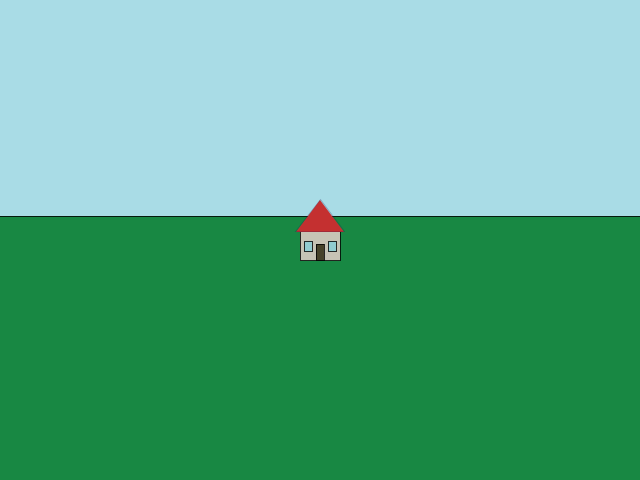
Frame 1 (no input)
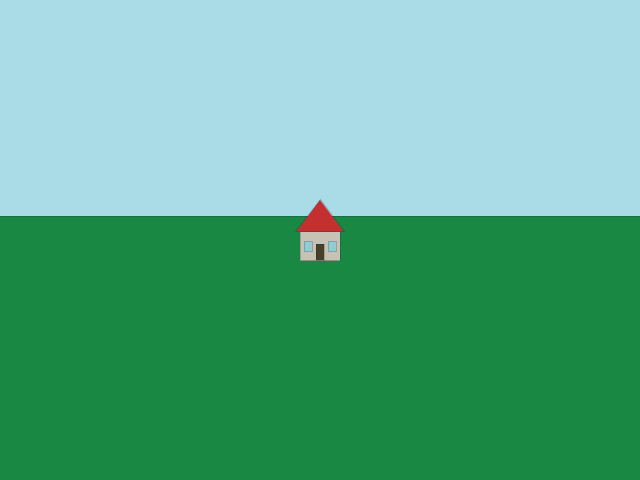
Frame 60 (the mouse pressed at the canvas centre just before this capture)
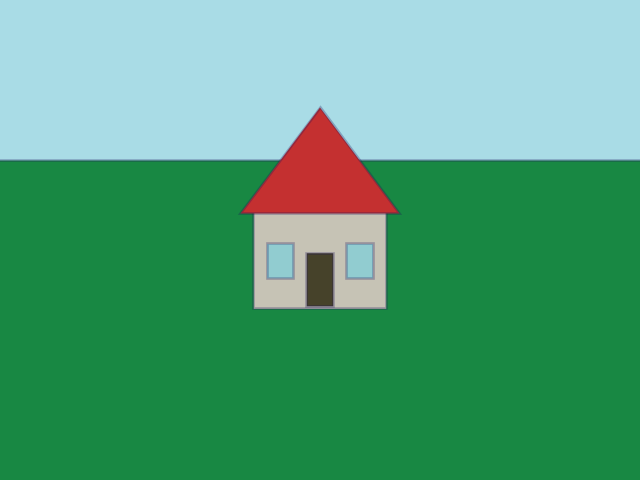
Frame 120 (the mouse held since frame 60 and released just before this capture)

The Processing sketch that drew these frames (run headless with seeded random() and noise(); from frame 60 on, the mouse is pressed at the canvas centre):

// Processing sketch: processing_177248
// ── processing_177248.pde

void setup () {
  size(640, 480);
  background(0);
  rectMode(CENTER);
}



void draw () {
  background(0);
  translate(width/2, height/2);
  float zoom = map(mouseX, 0, width, 0.8, 4.5);
  scale(zoom);
  
  fill(169,220,230);
  rect(0,-140,1200,340); // sky
  
  fill(24,136,67);
  rect(0,140,1200,340); // grass
  
  
  fill(198,195,181);
  rect(0,6,50,40);  // house (walls)
  
  fill(70,66,42); 
  rect(0,15,10,20); // door
  
  fill(145,204,208);
  rect(-15,8,10,13); // window
  rect(15,8,10,13);  // window
  
  stroke(25,15,87,70);
  fill(196,48,48);
  triangle(0,-50,-30,-10,30,-10);  // roof
  
}
